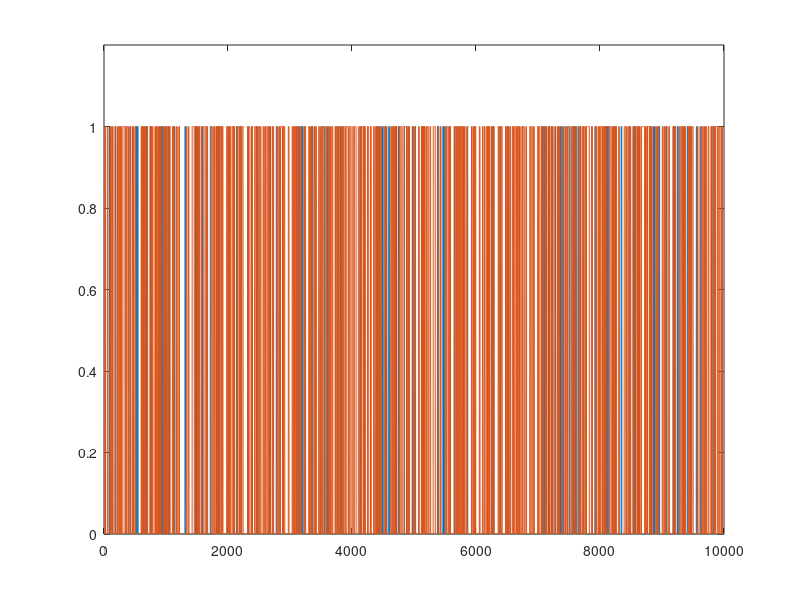

MATLAB code for this plot:
%% Conditional Probability
%% Generate two long-spike time series
N = 10000;
spikeDur  = 10; % a.u. but must be an even number
spikeNumA = .01; % in proportion of total number of points
spikeNumB = .05; % in proportion of total number of points

% Initialize to zeros
[spike_tsA,spike_tsB] = deal( zeros(N,1) );

% Populate time series 1
spiketimesA = randi(N,round(N*spikeNumA),1);

% Flesh out spikes (loop per spike)
for spikei=1:length(spiketimesA)
    % Find boundaries
    bnd_pre = max(1,spiketimesA(spikei)-spikeDur/2);
    bnd_pst = min(N,spiketimesA(spikei)+spikeDur/2);
    
    % Fill in with ones
    spike_tsA(bnd_pre:bnd_pst) = 1;
end

% Repeat for time series 2
spiketimesB = randi(N,round(N*spikeNumB),1);
% spiketimesB(1:length(spiketimesA)) = spiketimesA; % induce strong conditional probability

% Flesh out spikes (loop per spike)
for spikei=1:length(spiketimesB) 
    % Find boundaries
    bnd_pre = max(1,spiketimesB(spikei)-spikeDur/2);
    bnd_pst = min(N,spiketimesB(spikei)+spikeDur/2);
    
    % Fill in with ones
    spike_tsB(bnd_pre:bnd_pst) = 1;
end

%% Let's see what they look like
figure(1)
plot(1:N,spike_tsA, 1:N,spike_tsB)
set(gca,'ylim',[0 1.2])

%% Compute their probabilities and intersection
% Probabilities
probA = sum(spike_tsA==1) / N;
probB = mean(spike_tsB);

% Joint probability
probAB = mean(spike_tsA+spike_tsB==2);

%% Compute the conditional probabilities
% p(A|B)
pAgivenB = probAB/probB;

% p(B|A)
pBgivenA = probAB/probA;

% Print a little report
disp('  ')
disp([ 'P(A)   = ' num2str(probA) ])
disp([ 'P(A|B) = ' num2str(pAgivenB) ])
disp([ 'P(B)   = ' num2str(probB) ])
disp([ 'P(B|A) = ' num2str(pBgivenA) ])

%% end.